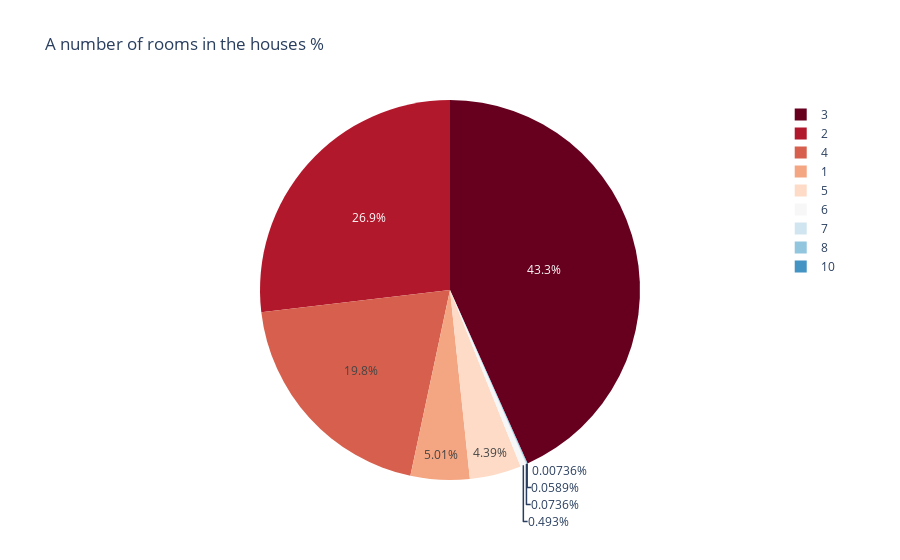

Notebook code cell kept with this figure:
### Code cell
rooms = mbl['Rooms'].value_counts().sort_index()

fig = px.pie(rooms, values=rooms.values, names=rooms.index,
             title='A number of rooms in the houses %',
             color_discrete_sequence=px.colors.sequential.RdBu)

fig.show()

### Figure 1 — Plotly figure (JSON) as saved in the notebook; plotly's stock layout.template omitted (floating-point values rounded to 4 significant figures)
{"data": [{"domain": {"x": [0, 1], "y": [0, 1]}, "hovertemplate": "index=%{label}<br>value=%{value}<extra></extra>", "labels": [1, 2, 3, 4, 5, 6, 7, 8, 10], "legendgroup": "", "name": "", "showlegend": true, "type": "pie", "values": [681, 3648, 5881, 2688, 596, 67, 10, 8, 1]}], "layout": {"legend": {"tracegroupgap": 0}, "piecolorway": ["rgb(103,0,31)", "rgb(178,24,43)", "rgb(214,96,77)", "rgb(244,165,130)", "rgb(253,219,199)", "rgb(247,247,247)", "rgb(209,229,240)", "rgb(146,197,222)", "rgb(67,147,195)", "rgb(33,102,172)", "rgb(5,48,97)"], "title": {"text": "A number of rooms in the houses %"}}}
